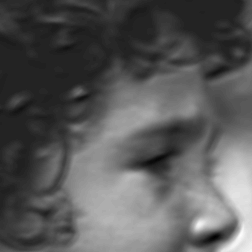
#> input picture image2.png, 252 x 252 px
$ python MSE.py
#> lines starting #> are read from the running program, lines starting #| are printed output that depends on the picture; long printed decimals are rounded
from skimage import io
import numpy as np

img1=np.asarray(io.imread('image2.png'))
#> img1 is the input picture: shape (252, 252); min 0, max 255, mean 88.2
img2=np.asarray(io.imread('image3.png'))
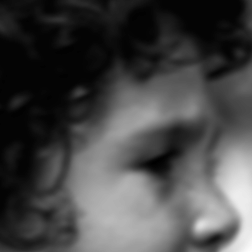
#> input picture image3.png, 252 x 252 px
#> img2 is the input picture: shape (252, 252); min 0, max 255, mean 70.2
GT=np.asarray(io.imread('cropped.png'))
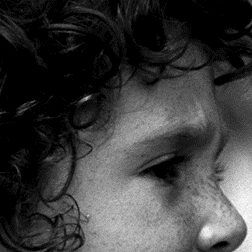
#> input picture cropped.png, 252 x 252 px
#> GT is the input picture: shape (252, 252); min 0, max 255, mean 60.2
bicubic=np.asarray(io.imread('bicubic.png'))
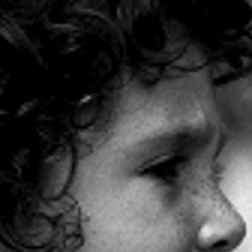
#> input picture bicubic.png, 252 x 252 px
#> bicubic is the input picture: shape (252, 252); min 0, max 239, mean 57.3


#MSE
print(np.max(GT))
#| 255
mse1=(np.sum(np.square(GT-img1)))/(252*252)
#> mse1 = 118.7
mse2=(np.sum(np.square(GT-img2)))/(252*252)
#> mse2 = 83.56
mse3=(np.sum(np.square(GT-bicubic)))/(252*252)
#> mse3 = 46.18
print('mse170',mse1)
#| mse170 118.678
print('mse1020',mse2)
#| mse1020 83.557
print('msebicubic',mse3)
#| msebicubic 46.179
